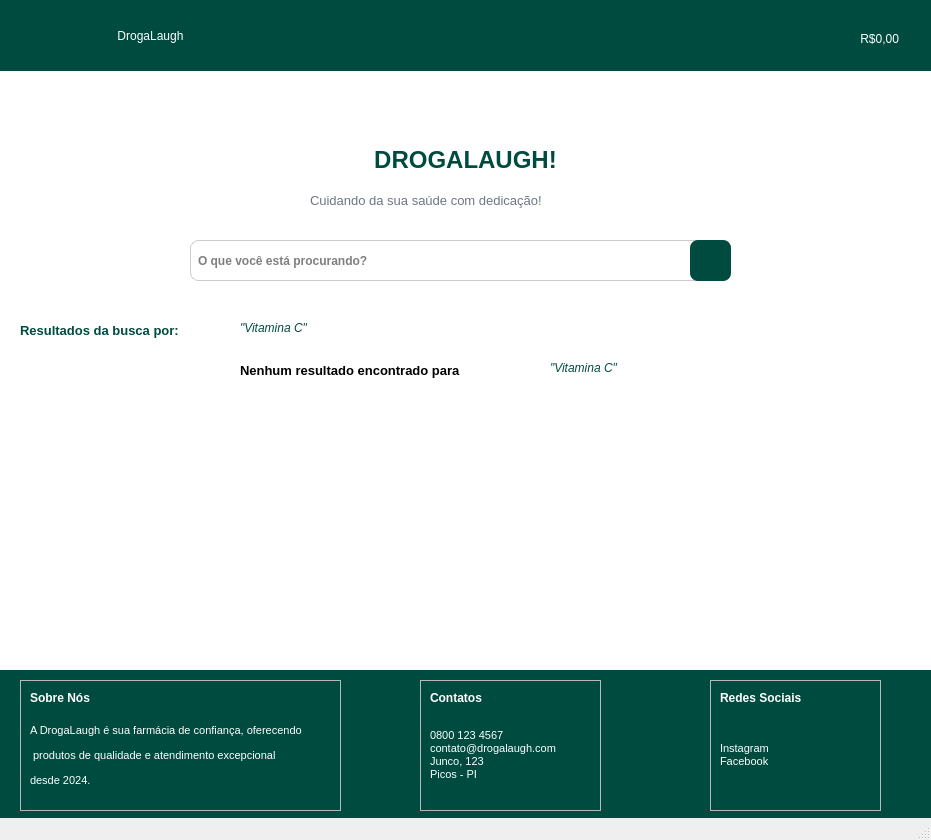
<?xml version="1.0" encoding="UTF-8"?>
<ui version="4.0">
 <class>MainWindow</class>
 <widget class="QMainWindow" name="MainWindow">
  <property name="geometry">
   <rect>
    <x>0</x>
    <y>0</y>
    <width>931</width>
    <height>840</height>
   </rect>
  </property>
  <property name="windowTitle">
   <string>MainWindow</string>
  </property>
  <widget class="QWidget" name="centralwidget">
   <widget class="QLabel" name="logo">
    <property name="geometry">
     <rect>
      <x>10</x>
      <y>0</y>
      <width>61</width>
      <height>71</height>
     </rect>
    </property>
    <property name="styleSheet">
     <string notr="true">image:url(:/images/images/logofolha.png)</string>
    </property>
    <property name="text">
     <string/>
    </property>
   </widget>
   <widget class="QLabel" name="label_2">
    <property name="geometry">
     <rect>
      <x>0</x>
      <y>0</y>
      <width>931</width>
      <height>71</height>
     </rect>
    </property>
    <property name="styleSheet">
     <string notr="true">background-color: rgb(0, 75, 63);


</string>
    </property>
    <property name="text">
     <string/>
    </property>
   </widget>
   <widget class="QLabel" name="labelBemvindo">
    <property name="geometry">
     <rect>
      <x>70</x>
      <y>80</y>
      <width>791</width>
      <height>161</height>
     </rect>
    </property>
    <property name="whatsThis">
     <string>&lt;html&gt;&lt;head/&gt;&lt;body&gt;&lt;p align=&quot;center&quot;&gt;&lt;br/&gt;&lt;/p&gt;&lt;/body&gt;&lt;/html&gt;</string>
    </property>
    <property name="styleSheet">
     <string notr="true">font: 75 18pt &quot;MS Shell Dlg 2&quot;;
</string>
    </property>
    <property name="text">
     <string>&lt;!DOCTYPE HTML PUBLIC &quot;-//W3C//DTD HTML 4.0//EN&quot; &quot;http://www.w3.org/TR/REC-html40/strict.dtd&quot;&gt;
&lt;html&gt;&lt;head&gt;&lt;meta name=&quot;qrichtext&quot; content=&quot;1&quot; /&gt;&lt;style type=&quot;text/css&quot;&gt;
p, li { white-space: pre-wrap; }
&lt;/style&gt;&lt;/head&gt;&lt;body style=&quot; font-family:'MS Shell Dlg 2'; font-size:18pt; font-weight:72; font-style:normal;&quot;&gt;
&lt;p align=&quot;center&quot; style=&quot; margin-top:12px; margin-bottom:12px; margin-left:0px; margin-right:0px; -qt-block-indent:0; text-indent:0px;&quot;&gt;&lt;span style=&quot; font-weight:600; color:#004b3f;&quot;&gt;DROGALAUGH!&lt;/span&gt;&lt;/p&gt;&lt;/body&gt;&lt;/html&gt;</string>
    </property>
   </widget>
   <widget class="QLineEdit" name="LineBuscar">
    <property name="geometry">
     <rect>
      <x>190</x>
      <y>240</y>
      <width>541</width>
      <height>41</height>
     </rect>
    </property>
    <property name="font">
     <font>
      <family>MS Shell Dlg 2</family>
      <pointsize>9</pointsize>
      <weight>75</weight>
      <bold>true</bold>
     </font>
    </property>
    <property name="cursor">
     <cursorShape>IBeamCursor</cursorShape>
    </property>
    <property name="toolTip">
     <string>&lt;html&gt;&lt;head/&gt;&lt;body&gt;&lt;p&gt;&lt;img src=&quot;:/images/images/lupa.png&quot;/&gt;&lt;/p&gt;&lt;/body&gt;&lt;/html&gt;</string>
    </property>
    <property name="whatsThis">
     <string>&lt;html&gt;&lt;head/&gt;&lt;body&gt;&lt;p&gt;&lt;img src=&quot;:/images/images/lupa.png&quot;/&gt;&lt;/p&gt;&lt;/body&gt;&lt;/html&gt;</string>
    </property>
    <property name="styleSheet">
     <string notr="true">QLineEdit {
 border: 1px solid #CCCCCC;
border-radius: 8px;
padding: 5px;
}

QLineEdit ::focus {
	background-color: rgb(0, 75, 63);
}</string>
    </property>
    <property name="frame">
     <bool>true</bool>
    </property>
    <property name="placeholderText">
     <string>O que você está procurando?</string>
    </property>
    <property name="clearButtonEnabled">
     <bool>false</bool>
    </property>
   </widget>
   <widget class="QLabel" name="label_7">
    <property name="geometry">
     <rect>
      <x>20</x>
      <y>310</y>
      <width>221</width>
      <height>41</height>
     </rect>
    </property>
    <property name="styleSheet">
     <string notr="true"/>
    </property>
    <property name="text">
     <string>&lt;html&gt;&lt;head/&gt;&lt;body&gt;&lt;p&gt;&lt;span style=&quot; font-size:10pt; font-weight:600; color:#004b3f;&quot;&gt;Resultados da busca por:&lt;/span&gt;&lt;/p&gt;&lt;/body&gt;&lt;/html&gt;</string>
    </property>
   </widget>
   <widget class="QLabel" name="label_8">
    <property name="geometry">
     <rect>
      <x>0</x>
      <y>670</y>
      <width>931</width>
      <height>161</height>
     </rect>
    </property>
    <property name="styleSheet">
     <string notr="true">background-color: rgb(0, 75, 63);


</string>
    </property>
    <property name="text">
     <string/>
    </property>
   </widget>
   <widget class="QLabel" name="label_3">
    <property name="geometry">
     <rect>
      <x>0</x>
      <y>70</y>
      <width>931</width>
      <height>601</height>
     </rect>
    </property>
    <property name="styleSheet">
     <string notr="true">
background-color: rgb(255, 255, 255);</string>
    </property>
    <property name="text">
     <string/>
    </property>
   </widget>
   <widget class="QLabel" name="labelFrase">
    <property name="geometry">
     <rect>
      <x>310</x>
      <y>190</y>
      <width>301</width>
      <height>21</height>
     </rect>
    </property>
    <property name="styleSheet">
     <string notr="true">font: 75 8pt &quot;MS Shell Dlg 2&quot;;
color:#6E7683;</string>
    </property>
    <property name="text">
     <string>&lt;html&gt;&lt;head/&gt;&lt;body&gt;&lt;p&gt;&lt;span style=&quot; font-size:10pt; font-weight:400;&quot;&gt;Cuidando da sua saúde com dedicação!&lt;/span&gt;&lt;/p&gt;&lt;/body&gt;&lt;/html&gt;</string>
    </property>
   </widget>
   <widget class="QPushButton" name="nomeLogo">
    <property name="geometry">
     <rect>
      <x>60</x>
      <y>10</y>
      <width>181</width>
      <height>51</height>
     </rect>
    </property>
    <property name="whatsThis">
     <string>&lt;html&gt;&lt;head/&gt;&lt;body&gt;&lt;p align=&quot;right&quot;&gt;&lt;br/&gt;&lt;/p&gt;&lt;/body&gt;&lt;/html&gt;</string>
    </property>
    <property name="styleSheet">
     <string notr="true">
QPushButton {  
    background-color: rgb(0, 75, 63);
   font: 15pt &quot;Cooper Black&quot;;
    color: rgb(255, 255, 255); /* Cor do texto */
    border-radius: 8px; /* Bordas arredondadas */
    padding: 10px; /* Padding interno (topo, direita, fundo, esquerda) */
    
       
}

QPushButton:pressed{
background-color: rgb(0, 75, 63);
   font: 15pt &quot;Cooper Black&quot;;
    color: rgb(255, 255, 255); /* Cor do texto */
    border-radius: 8px; /* Bordas arredondadas */
    padding: 10px; /* Padding interno (topo, direita, fundo, esquerda) */
   
border: 1px solid #CCCCCC;
box-shadow: 0px 4px 6px rgba(0, 0, 0, 0.1); /* Sombra leve */
background-color: #D6D6D6; /* Fundo mais escuro */
   
    transform: translateY(2px); /* Deslocamento para baixo */
   
}


</string>
    </property>
    <property name="text">
     <string>DrogaLaugh</string>
    </property>
   </widget>
   <widget class="QPushButton" name="botaoBuscar">
    <property name="geometry">
     <rect>
      <x>690</x>
      <y>240</y>
      <width>41</width>
      <height>41</height>
     </rect>
    </property>
    <property name="whatsThis">
     <string>&lt;html&gt;&lt;head/&gt;&lt;body&gt;&lt;p align=&quot;right&quot;&gt;&lt;br/&gt;&lt;/p&gt;&lt;/body&gt;&lt;/html&gt;</string>
    </property>
    <property name="styleSheet">
     <string notr="true">QPushButton {  
    background-color: rgb(0, 75, 63);
     border-radius: 8px; /* Bordas arredondadas */
    padding: 10px; /* Padding interno (topo, direita, fundo, esquerda) */
    image: url(:/images/images/lupa-arredondada.png); /* Caminho da imagem */
	  
}

QPushButton:hover{
  background-color: #E5E5E5;
   
    border-radius: 8px; /* Bordas arredondadas */
    padding: 10px; /* Padding interno (topo, direita, fundo, esquerda) */
    image: url(:/images/images/lupa-arredondada.png); /* Caminho da imagem */
	
border: 1px solid #CCCCCC;
box-shadow: 0px 4px 6px rgba(0, 0, 0, 0.1); /* Sombra leve */
}
QPushButton:pressed{
background-color: #E5E5E5;
    
    border-radius: 8px; /* Bordas arredondadas */
    padding: 10px; /* Padding interno (topo, direita, fundo, esquerda) */
    image: url(:/images/images/lupa-arredondada.png); /* Caminho da imagem */
	
border: 1px solid #CCCCCC;
box-shadow: 0px 4px 6px rgba(0, 0, 0, 0.1); /* Sombra leve */
background-color: #D6D6D6; /* Fundo mais escuro */
    box-shadow: 0px 2px 3px rgba(0, 0, 0, 0.2); /* Menor sombra */
    transform: translateY(2px); /* Deslocamento para baixo */
    border: 1px solid #AAAAAA; /* Borda mais escura */
}


</string>
    </property>
    <property name="text">
     <string/>
    </property>
   </widget>
   <widget class="QPushButton" name="botaoCesta">
    <property name="geometry">
     <rect>
      <x>818</x>
      <y>20</y>
      <width>91</width>
      <height>38</height>
     </rect>
    </property>
    <property name="whatsThis">
     <string>&lt;html&gt;&lt;head/&gt;&lt;body&gt;&lt;p align=&quot;right&quot;&gt;&lt;br/&gt;&lt;/p&gt;&lt;/body&gt;&lt;/html&gt;</string>
    </property>
    <property name="styleSheet">
     <string notr="true">QPushButton {  
    background-color: rgb(0, 75, 63);
    font: 75 9pt &quot;MS Shell Dlg 2&quot;;
    color: rgb(255, 255, 255); /* Cor do texto */
    border-radius: 8px; /* Bordas arredondadas */
    padding: 10px; /* Padding interno (topo, direita, fundo, esquerda) */
    image: url(:/images/images/001-shopping-basket.png); /* Caminho da imagem */
	image-position:left;   
    text-align: right; /* Centraliza o texto */    
}

QPushButton:hover{
  background-color: #E5E5E5;
    font: 75 9pt &quot;MS Shell Dlg 2&quot;;
    color: rgb(255, 255, 255); /* Cor do texto */
    border-radius: 8px; /* Bordas arredondadas */
    padding: 10px; /* Padding interno (topo, direita, fundo, esquerda) */
    image: url(:/images/images/001-shopping-basket.png); /* Caminho da imagem */
	image-position:left;   
    text-align: right; /* Centraliza o texto */
border: 1px solid #CCCCCC;
box-shadow: 0px 4px 6px rgba(0, 0, 0, 0.1); /* Sombra leve */
}
QPushButton:pressed{
background-color: #E5E5E5;
    font: 75 9pt &quot;MS Shell Dlg 2&quot;;
    color: rgb(255, 255, 255); /* Cor do texto */
    border-radius: 8px; /* Bordas arredondadas */
    padding: 10px; /* Padding interno (topo, direita, fundo, esquerda) */
    image: url(:/images/images/001-shopping-basket.png); /* Caminho da imagem */
	image-position:left;   
    text-align: right; /* Centraliza o texto */
border: 1px solid #CCCCCC;
box-shadow: 0px 4px 6px rgba(0, 0, 0, 0.1); /* Sombra leve */
background-color: #D6D6D6; /* Fundo mais escuro */
    box-shadow: 0px 2px 3px rgba(0, 0, 0, 0.2); /* Menor sombra */
    transform: translateY(2px); /* Deslocamento para baixo */
    border: 1px solid #AAAAAA; /* Borda mais escura */
}


</string>
    </property>
    <property name="text">
     <string>R$0,00</string>
    </property>
   </widget>
   <widget class="QFrame" name="frame_5">
    <property name="geometry">
     <rect>
      <x>20</x>
      <y>680</y>
      <width>321</width>
      <height>131</height>
     </rect>
    </property>
    <property name="frameShape">
     <enum>QFrame::StyledPanel</enum>
    </property>
    <property name="frameShadow">
     <enum>QFrame::Raised</enum>
    </property>
    <widget class="QLabel" name="label_25">
     <property name="geometry">
      <rect>
       <x>10</x>
       <y>10</y>
       <width>91</width>
       <height>16</height>
      </rect>
     </property>
     <property name="text">
      <string>&lt;html&gt;&lt;head/&gt;&lt;body&gt;&lt;p&gt;&lt;span style=&quot; font-size:9pt; font-weight:600; color:#ffffff;&quot;&gt;Sobre Nós&lt;/span&gt;&lt;/p&gt;&lt;/body&gt;&lt;/html&gt;</string>
     </property>
    </widget>
    <widget class="QLabel" name="label_26">
     <property name="geometry">
      <rect>
       <x>10</x>
       <y>30</y>
       <width>301</width>
       <height>91</height>
      </rect>
     </property>
     <property name="text">
      <string>&lt;!DOCTYPE HTML PUBLIC &quot;-//W3C//DTD HTML 4.0//EN&quot; &quot;http://www.w3.org/TR/REC-html40/strict.dtd&quot;&gt;
&lt;html&gt;&lt;head&gt;&lt;meta name=&quot;qrichtext&quot; content=&quot;1&quot; /&gt;&lt;style type=&quot;text/css&quot;&gt;
p, li { white-space: pre-wrap; }
&lt;/style&gt;&lt;/head&gt;&lt;body style=&quot; font-family:'MS Shell Dlg 2'; font-size:8pt; font-weight:400; font-style:normal;&quot;&gt;
&lt;p style=&quot; margin-top:12px; margin-bottom:12px; margin-left:0px; margin-right:0px; -qt-block-indent:0; text-indent:0px;&quot;&gt;&lt;span style=&quot; color:#ffffff;&quot;&gt;A DrogaLaugh é sua farmácia de confiança, oferecendo&lt;/span&gt;&lt;/p&gt;
&lt;p style=&quot; margin-top:12px; margin-bottom:12px; margin-left:0px; margin-right:0px; -qt-block-indent:0; text-indent:0px;&quot;&gt;&lt;span style=&quot; color:#ffffff;&quot;&gt; produtos de qualidade e atendimento excepcional &lt;/span&gt;&lt;/p&gt;
&lt;p style=&quot; margin-top:12px; margin-bottom:12px; margin-left:0px; margin-right:0px; -qt-block-indent:0; text-indent:0px;&quot;&gt;&lt;span style=&quot; color:#ffffff;&quot;&gt;desde 2024.&lt;/span&gt;&lt;/p&gt;&lt;/body&gt;&lt;/html&gt;</string>
     </property>
    </widget>
   </widget>
   <widget class="QFrame" name="frame_6">
    <property name="geometry">
     <rect>
      <x>420</x>
      <y>680</y>
      <width>181</width>
      <height>131</height>
     </rect>
    </property>
    <property name="frameShape">
     <enum>QFrame::StyledPanel</enum>
    </property>
    <property name="frameShadow">
     <enum>QFrame::Raised</enum>
    </property>
    <widget class="QLabel" name="label_27">
     <property name="geometry">
      <rect>
       <x>10</x>
       <y>10</y>
       <width>91</width>
       <height>16</height>
      </rect>
     </property>
     <property name="text">
      <string>&lt;html&gt;&lt;head/&gt;&lt;body&gt;&lt;p&gt;&lt;span style=&quot; font-size:9pt; font-weight:600; color:#ffffff;&quot;&gt;Contatos&lt;/span&gt;&lt;/p&gt;&lt;/body&gt;&lt;/html&gt;</string>
     </property>
    </widget>
    <widget class="QLabel" name="label_28">
     <property name="geometry">
      <rect>
       <x>10</x>
       <y>30</y>
       <width>301</width>
       <height>91</height>
      </rect>
     </property>
     <property name="text">
      <string>&lt;!DOCTYPE HTML PUBLIC &quot;-//W3C//DTD HTML 4.0//EN&quot; &quot;http://www.w3.org/TR/REC-html40/strict.dtd&quot;&gt;
&lt;html&gt;&lt;head&gt;&lt;meta name=&quot;qrichtext&quot; content=&quot;1&quot; /&gt;&lt;style type=&quot;text/css&quot;&gt;
p, li { white-space: pre-wrap; }
&lt;/style&gt;&lt;/head&gt;&lt;body style=&quot; font-family:'MS Shell Dlg 2'; font-size:8pt; font-weight:400; font-style:normal;&quot;&gt;
&lt;p style=&quot; margin-top:12px; margin-bottom:0px; margin-left:0px; margin-right:0px; -qt-block-indent:0; text-indent:0px;&quot;&gt;&lt;span style=&quot; color:#ffffff;&quot;&gt;0800 123 4567&lt;/span&gt;&lt;/p&gt;
&lt;p style=&quot; margin-top:0px; margin-bottom:0px; margin-left:0px; margin-right:0px; -qt-block-indent:0; text-indent:0px;&quot;&gt;&lt;span style=&quot; color:#ffffff;&quot;&gt;contato@drogalaugh.com&lt;/span&gt;&lt;/p&gt;
&lt;p style=&quot; margin-top:0px; margin-bottom:0px; margin-left:0px; margin-right:0px; -qt-block-indent:0; text-indent:0px;&quot;&gt;&lt;span style=&quot; color:#ffffff;&quot;&gt;Junco, 123&lt;/span&gt;&lt;/p&gt;
&lt;p style=&quot; margin-top:0px; margin-bottom:12px; margin-left:0px; margin-right:0px; -qt-block-indent:0; text-indent:0px;&quot;&gt;&lt;span style=&quot; color:#ffffff;&quot;&gt;Picos - PI&lt;/span&gt;&lt;/p&gt;&lt;/body&gt;&lt;/html&gt;</string>
     </property>
    </widget>
   </widget>
   <widget class="QFrame" name="frame_7">
    <property name="geometry">
     <rect>
      <x>710</x>
      <y>680</y>
      <width>171</width>
      <height>131</height>
     </rect>
    </property>
    <property name="frameShape">
     <enum>QFrame::StyledPanel</enum>
    </property>
    <property name="frameShadow">
     <enum>QFrame::Raised</enum>
    </property>
    <widget class="QLabel" name="label_29">
     <property name="geometry">
      <rect>
       <x>10</x>
       <y>10</y>
       <width>111</width>
       <height>16</height>
      </rect>
     </property>
     <property name="text">
      <string>&lt;html&gt;&lt;head/&gt;&lt;body&gt;&lt;p&gt;&lt;span style=&quot; font-size:9pt; font-weight:600; color:#ffffff;&quot;&gt;Redes Sociais&lt;/span&gt;&lt;/p&gt;&lt;/body&gt;&lt;/html&gt;</string>
     </property>
    </widget>
    <widget class="QLabel" name="label_30">
     <property name="geometry">
      <rect>
       <x>10</x>
       <y>30</y>
       <width>301</width>
       <height>91</height>
      </rect>
     </property>
     <property name="text">
      <string>&lt;!DOCTYPE HTML PUBLIC &quot;-//W3C//DTD HTML 4.0//EN&quot; &quot;http://www.w3.org/TR/REC-html40/strict.dtd&quot;&gt;
&lt;html&gt;&lt;head&gt;&lt;meta name=&quot;qrichtext&quot; content=&quot;1&quot; /&gt;&lt;style type=&quot;text/css&quot;&gt;
p, li { white-space: pre-wrap; }
&lt;/style&gt;&lt;/head&gt;&lt;body style=&quot; font-family:'MS Shell Dlg 2'; font-size:8pt; font-weight:400; font-style:normal;&quot;&gt;
&lt;p style=&quot; margin-top:0px; margin-bottom:12px; margin-left:0px; margin-right:0px; -qt-block-indent:0; text-indent:0px;&quot;&gt;&lt;span style=&quot; color:#ffffff;&quot;&gt;Instagram&lt;br /&gt;Facebook&lt;/span&gt;&lt;/p&gt;&lt;/body&gt;&lt;/html&gt;</string>
     </property>
    </widget>
   </widget>
   <widget class="QLabel" name="label_15">
    <property name="geometry">
     <rect>
      <x>240</x>
      <y>320</y>
      <width>81</width>
      <height>16</height>
     </rect>
    </property>
    <property name="styleSheet">
     <string notr="true">font: 9pt &quot;MS Shell Dlg 2&quot;;</string>
    </property>
    <property name="text">
     <string>&lt;html&gt;&lt;head/&gt;&lt;body&gt;&lt;p&gt;&lt;span style=&quot; font-style:italic; color:#004b3f;&quot;&gt;&amp;quot;Vitamina C&amp;quot;&lt;/span&gt;&lt;/p&gt;&lt;/body&gt;&lt;/html&gt;</string>
    </property>
   </widget>
   <widget class="QLabel" name="label">
    <property name="geometry">
     <rect>
      <x>240</x>
      <y>360</y>
      <width>311</width>
      <height>21</height>
     </rect>
    </property>
    <property name="text">
     <string>&lt;html&gt;&lt;head/&gt;&lt;body&gt;&lt;p&gt;&lt;span style=&quot; font-size:10pt; font-weight:600;&quot;&gt;Nenhum resultado encontrado para&lt;/span&gt;&lt;/p&gt;&lt;/body&gt;&lt;/html&gt;</string>
    </property>
   </widget>
   <widget class="QLabel" name="label_17">
    <property name="geometry">
     <rect>
      <x>550</x>
      <y>360</y>
      <width>81</width>
      <height>16</height>
     </rect>
    </property>
    <property name="styleSheet">
     <string notr="true">font: 9pt &quot;MS Shell Dlg 2&quot;;</string>
    </property>
    <property name="text">
     <string>&lt;html&gt;&lt;head/&gt;&lt;body&gt;&lt;p&gt;&lt;span style=&quot; font-style:italic; color:#004b3f;&quot;&gt;&amp;quot;Vitamina C&amp;quot;&lt;/span&gt;&lt;/p&gt;&lt;/body&gt;&lt;/html&gt;</string>
    </property>
   </widget>
   <zorder>label_3</zorder>
   <zorder>label_8</zorder>
   <zorder>label_2</zorder>
   <zorder>labelBemvindo</zorder>
   <zorder>LineBuscar</zorder>
   <zorder>label_7</zorder>
   <zorder>labelFrase</zorder>
   <zorder>nomeLogo</zorder>
   <zorder>logo</zorder>
   <zorder>botaoBuscar</zorder>
   <zorder>botaoCesta</zorder>
   <zorder>frame_5</zorder>
   <zorder>frame_6</zorder>
   <zorder>frame_7</zorder>
   <zorder>label_15</zorder>
   <zorder>label</zorder>
   <zorder>label_17</zorder>
  </widget>
  <widget class="QStatusBar" name="statusbar"/>
 </widget>
 <resources>
  <include location="images.qrc"/>
 </resources>
 <connections/>
</ui>
